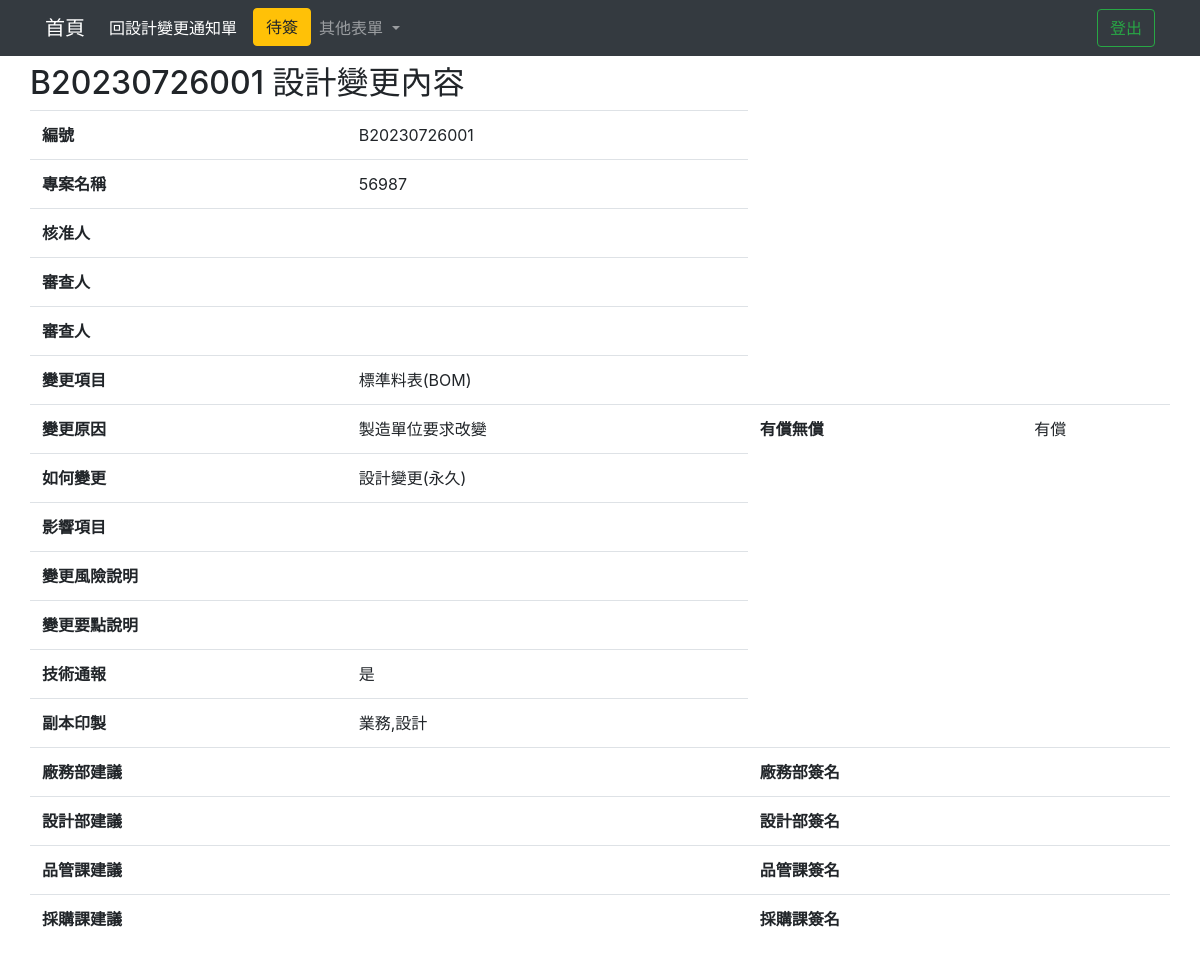
The app's page /changeView/B20230726001/, older data.
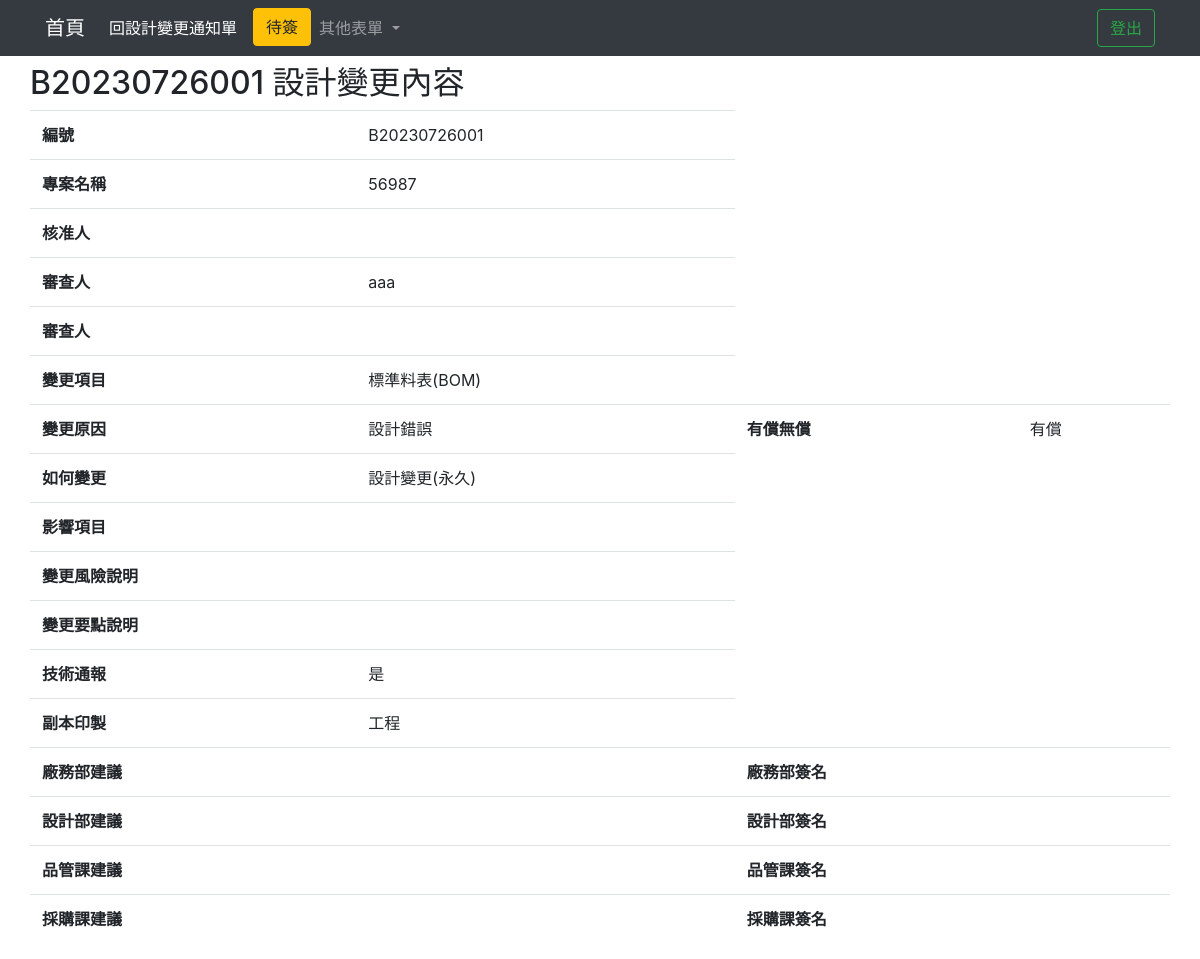
The same page, newer data.
### testapp/models.py (models this page shows)
class Change(models.Model):
    cNumber = models.CharField(max_length=50, default='', null=False) #編號
    cProjectName = models.CharField(max_length=50, default='', null=False) #專案名稱
    cChangeitem = models.CharField(max_length=20, null=False) #變更項目
    cChangereason = models.CharField(max_length=20, null=False) #變更原因
    cHowChange = models.CharField(max_length=10, null=False)#如何變更(設計變更、規格變更)
    cAffectitem = models.TextField()#影響項目
    cEarn = models.CharField(max_length=10,null=False,default='')#有償無償
    cRisk = models.TextField()#變更風險說明
    cKeypoint = models.TextField()#變更要點說明
    cOption_FS = models.TextField()#廠務部建議
    cOption_Design = models.TextField()#設計部建議
    cOption_Quality = models.TextField()#品管部建議
    cOption_Purchase = models.TextField()#採購建議
    cCC = models.CharField(max_length=10, blank=True) #副本印製
    cTech_bulletin = models.CharField(max_length=5, null=False)#是否技術通報
    cApproved = models.CharField(max_length=20,blank=True)#核准人
    cReview = models.CharField(max_length=20,blank=True)#審查人
    cUndertaker = models.CharField(max_length=20,blank=True)#承辦人
    cFs_Sign = models.CharField(max_length=5,blank=True) #廠務部是否有簽名
    cDesign_Sign = models.CharField(max_length=5,blank=True) #設計部是否有簽名
    cQuality_Sign = models.CharField(max_length=5,blank=True)  #品管部是否有簽名
    cPurchase_Sign = models.CharField(max_length=5,blank=True) #採購是否有簽名
    home = models.OneToOneField(Home, on_delete=models.CASCADE,default='')

### testapp/views.py (the view)
# urls.py: path('changeView/<str:cNumber>/',changeView),
def changeView(request,cNumber=None):
    if request.user.is_authenticated:
        username=request.user.username
        authenticate=request.user.is_staff
        firstname = request.user.first_name
    home = Home.objects.get(cNumber=cNumber)
    change = Change.objects.get(cNumber=cNumber)
    return render(request, "changeView.html",locals())

### templates/changeView.html (shortened to what the changed rows need)
<!DOCTYPE html>
<html lang="en">
<head>
    <link rel="stylesheet" href="https://cdn.jsdelivr.net/npm/bootstrap@4.6.2/dist/css/bootstrap.min.css">
    {% load static %}
</head>
<body>
    <div class="container">
      <div class="row">
        <h2 class="mt-2">{{home.cNumber}} 設計變更內容</h2>
      </div>
    </div>
    <form action="." method="POST" name="form1">
        <div class="container">
            <div class="row">
                <table class="table">
                    <tr>
                        <th>編號</th>
                        <td>{{change.cNumber}}</td>
                    </tr>
                    <tr>
                        <th>專案名稱</th>
                        <td>{{change.cProjectName}}</td>
                    </tr>
                    <tr>
                        <th>核准人</th>
                    </tr>
                    <tr>
                        <th>審查人</th>
                        <td>{{change.cReview}}</td>
                    </tr>
                    <tr>
                        <th>審查人</th>
                    </tr>
                    <tr>
                        <th>變更項目</th>
                        <td>{{change.cChangeitem}}</td>
                    </tr>
                    <tr>
                        <th>變更原因</th>
                        <td>{{change.cChangereason}}</td>
                        <th>有償無償</th>
                        <td>{{change.cEarn}}</td>
                    </tr>
                    <tr>
                        <th>如何變更</th>
                        <td>{{change.cHowChange}}</td>
                    </tr>
                    <tr>
                        <th>影響項目</th>
                    </tr>
                    <tr>
                        <th>變更風險說明</th>
                    </tr>
                    <tr>
                        <th>變更要點說明</th>
                    </tr>
                    <tr>
                        <th>技術通報</th>
                        <td>{{change.cTech_bulletin}}</td>
                    </tr>
                    <tr>
                        <th>副本印製</th>
                        <td>{{change.cCC}}</td>
                    </tr>
                    <tr>
                        <th>廠務部建議</th>
                        <th>廠務部簽名</th>
                    </tr>
                    <tr>
                        <th>設計部建議</th>
                        <th>設計部簽名</th>
                    </tr>
                    <tr>
                        <th>品管課建議</th>
                        <th>品管課簽名</th>
                    </tr>
                    <tr>
                        <th>採購課建議</th>
                        <th>採購課簽名</th>
                    </tr>
                </table>
            </div>
        </div>
    </form>
</body>
</html>

Row changes from the older to the newer data that the page shows:
changed Change "標準料表(BOM)": cReview (not shown) → "aaa"; cChangereason "製造單位要求改變" → "設計錯誤"; cCC "業務,設計" → "工程"
